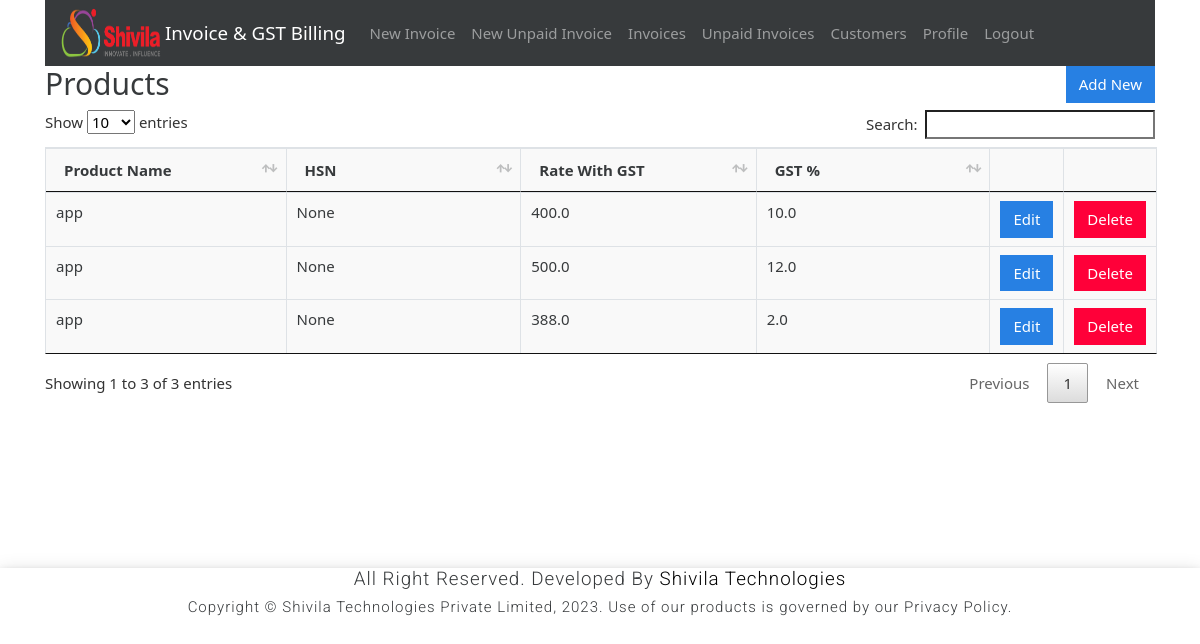
The page /products (signed in) on the database its author committed.
### gstbillingapp/models.py (models this page shows, shortened)
class Product(models.Model):
    user = models.ForeignKey(User, null=True, blank=True, on_delete=models.SET_NULL)
    product_name = models.CharField(max_length=200)
    product_hsn = models.CharField(max_length=50, null=True, blank=True)
    product_unit = models.CharField(max_length=50)
    product_gst_percentage = models.FloatField()
    product_rate_with_gst = models.FloatField()

### gstbillingapp/views.py (the view)
# urls.py: path('products', views.products, name='products'),
@login_required
def products(request):
    context = {}
    context['products'] = Product.objects.filter(user=request.user)
    return render(request, 'gstbillingapp/products.html', context)

### gstbillingapp/templates/gstbillingapp/products.html (shortened to what this page needs)
{% extends "gstbillingapp/base.html" %}
{% load static %}
{% block content %}
		<div class="row">
			<div class="col">
				<h2>Products</h2>
			</div>
			<div class="col">
				<a href="{% url 'product_add' %}" id="add_product_btn"><button type="button" class="btn btn-primary">Add New</button></a>
			</div>
		</div>
		<table class="table table-bordered" id="product-table">
			<thead>
				<tr>
					<th>Product Name</th>
					<th>HSN</th>
					<th>Rate With GST</th>
					<th>GST %</th>
					<th></th>
					<th></th>
				</tr>
			</thead>
			<tbody class="two-col-form">
				{% for product in products %}
				<tr>
	 				<td>{{product.product_name}}</td>
	 				<td>{{product.product_hsn}}</td>
	 				<td>{{product.product_rate_with_gst}}</td>
	 				<td>{{product.product_gst_percentage}}</td>
	 				<td><a href="{% url 'product_edit' product.id %}"><button type="button" class="btn btn-primary">Edit</button></a></td>
	 				<td><button type="button" class="btn btn-danger" data-toggle="modal" data-target="#productDeleteModal" data-product-id="{{product.id}}" data-product-name="{{product.product_name}}">Delete</button></td>
				</tr>
				{% endfor %}
			</tbody>
		</table>
{% endblock %}

### gstbillingapp/static/gstbillingapp/main.css (style rules this page uses)
.table-bordered td, .table-bordered th { padding: 0.25em; }
.table-bordered tbody td, .table-bordered tbody th, .table-bordered thead th, .table-bordered thead td { background: #f9f9f9; }
.two-col-form td, .two-col-form th { width: 25%; }
#add_customer_btn, #add_product_btn { float: right; }

### gstbillingapp/templates/gstbillingapp/base.html (style rules this page uses)
a { text-decoration: none; color: black; }

### rows shown on the page
Product: product_name "app", product_hsn "None", product_rate_with_gst "400.0", product_gst_percentage "10.0"
Product: product_name "app", product_hsn "None", product_rate_with_gst "500.0", product_gst_percentage "12.0"
Product: product_name "app", product_hsn "None", product_rate_with_gst "388.0", product_gst_percentage "2.0"
